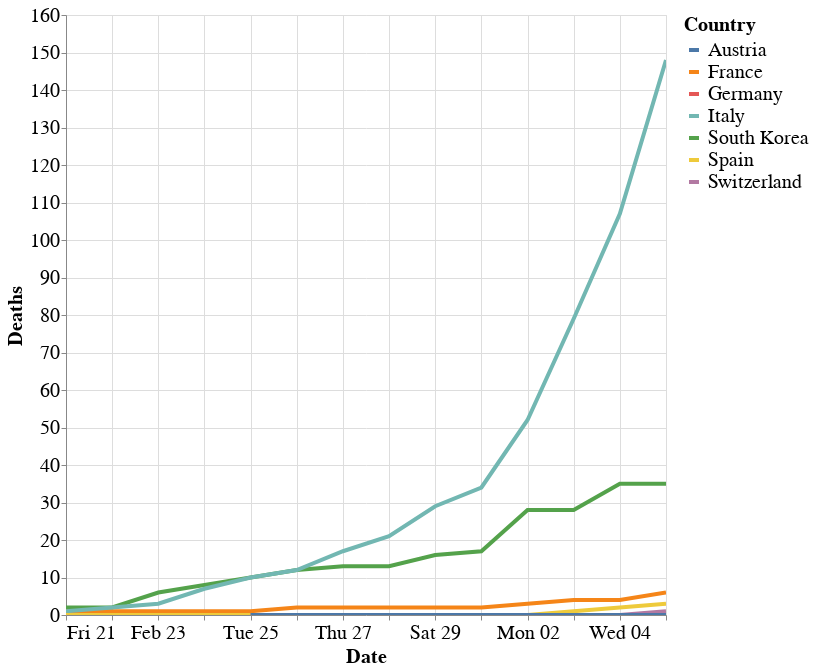

This figure's notebook cell:
### Markdown cell above
## Number of deaths in the same countries

### Code cell
alt.themes.enable('theme_1')
from altair import datum

alt.Chart(df[(df.Country.isin(['Italy', 'Austria', 'France', 'Spain', 'Germany', 'South Korea', 'Switzerland'])) & (df.Date>'2020-02-20')]).mark_line().encode(
    alt.Y('Deaths'),
    x='Date',
    color='Country',
    tooltip=['Country', 'Date', 'Deaths']
).properties(
    height=600,
    width=600
).transform_filter(
    (datum.Confirmed > 0)
).interactive()

### Figure 1 — Vega-Lite specification as saved in the notebook (floating-point values rounded to 4 significant figures)
{"width": 600, "height": 600, "config": {"line": {"strokeWidth": 4}, "style": {"bar": {"size": 20}}, "legend": {"symbolSize": 100, "titleFontSize": 20, "labelFontSize": 20}, "axis": {"titleFontSize": 20, "labelFontSize": 20}}, "data": {"name": "data-9941919edcecfcbedbc0a5103ed1aaa0"}, "mark": "line", "encoding": {"color": {"type": "nominal", "field": "Country"}, "tooltip": [{"type": "nominal", "field": "Country"}, {"type": "temporal", "field": "Date"}, {"type": "quantitative", "field": "Deaths"}], "x": {"type": "temporal", "field": "Date"}, "y": {"type": "quantitative", "field": "Deaths"}}, "selection": {"selector002": {"type": "interval", "bind": "scales", "encodings": ["x", "y"]}}, "transform": [{"filter": "(datum.Confirmed > 0)"}], "$schema": "https://vega.github.io/schema/vega-lite/v4.0.2.json", "datasets": {"data-9941919edcecfcbedbc0a5103ed1aaa0": [{"Date": "2020-02-21T00:00:00", "Country": "South Korea", "Province": null, "Confirmed": 204, "Deaths": 2, "Recovered": 16}, {"Date": "2020-02-21T00:00:00", "Country": "France", "Province": null, "Confirmed": 12, "Deaths": 1, "Recovered": 4}, {"Date": "2020-02-21T00:00:00", "Country": "Germany", "Province": null, "Confirmed": 16, "Deaths": 0, "Recovered": 14}, {"Date": "2020-02-21T00:00:00", "Country": "Italy", "Province": null, "Confirmed": 20, "Deaths": 1, "Recovered": 0}, {"Date": "2020-02-21T00:00:00", "Country": "Spain", "Province": null, "Confirmed": 2, "Deaths": 0, "Recovered": 2}, {"Date": "2020-02-21T00:00:00", "Country": "Switzerland", "Province": null, "Confirmed": 0, "Deaths": 0, "Recovered": 0}, {"Date": "2020-02-21T00:00:00", "Country": "Austria", "Province": null, "Confirmed": 0, "Deaths": 0, "Recovered": 0}, {"Date": "2020-02-22T00:00:00", "Country": "South Korea", "Province": null, "Confirmed": 433, "Deaths": 2, "Recovered": 16}, {"Date": "2020-02-22T00:00:00", "Country": "France", "Province": null, "Confirmed": 12, "Deaths": 1, "Recovered": 4}, {"Date": "2020-02-22T00:00:00", "Country": "Germany", "Province": null, "Confirmed": 16, "Deaths": 0, "Recovered": 14}, {"Date": "2020-02-22T00:00:00", "Country": "Italy", "Province": null, "Confirmed": 62, "Deaths": 2, "Recovered": 1}, {"Date": "2020-02-22T00:00:00", "Country": "Spain", "Province": null, "Confirmed": 2, "Deaths": 0, "Recovered": 2}, {"Date": "2020-02-22T00:00:00", "Country": "Switzerland", "Province": null, "Confirmed": 0, "Deaths": 0, "Recovered": 0}, {"Date": "2020-02-22T00:00:00", "Country": "Austria", "Province": null, "Confirmed": 0, "Deaths": 0, "Recovered": 0}, {"Date": "2020-02-23T00:00:00", "Country": "South Korea", "Province": null, "Confirmed": 602, "Deaths": 6, "Recovered": 18}, {"Date": "2020-02-23T00:00:00", "Country": "France", "Province": null, "Confirmed": 12, "Deaths": 1, "Recovered": 4}, {"Date": "2020-02-23T00:00:00", "Country": "Germany", "Province": null, "Confirmed": 16, "Deaths": 0, "Recovered": 14}, {"Date": "2020-02-23T00:00:00", "Country": "Italy", "Province": null, "Confirmed": 155, "Deaths": 3, "Recovered": 2}, {"Date": "2020-02-23T00:00:00", "Country": "Spain", "Province": null, "Confirmed": 2, "Deaths": 0, "Recovered": 2}, {"Date": "2020-02-23T00:00:00", "Country": "Switzerland", "Province": null, "Confirmed": 0, "Deaths": 0, "Recovered": 0}, {"Date": "2020-02-23T00:00:00", "Country": "Austria", "Province": null, "Confirmed": 0, "Deaths": 0, "Recovered": 0}, {"Date": "2020-02-24T00:00:00", "Country": "South Korea", "Province": null, "Confirmed": 833, "Deaths": 8, "Recovered": 18}, {"Date": "2020-02-24T00:00:00", "Country": "France", "Province": null, "Confirmed": 12, "Deaths": 1, "Recovered": 4}, {"Date": "2020-02-24T00:00:00", "Country": "Germany", "Province": null, "Confirmed": 16, "Deaths": 0, "Recovered": 14}, {"Date": "2020-02-24T00:00:00", "Country": "Italy", "Province": null, "Confirmed": 229, "Deaths": 7, "Recovered": 1}, {"Date": "2020-02-24T00:00:00", "Country": "Spain", "Province": null, "Confirmed": 2, "Deaths": 0, "Recovered": 2}, {"Date": "2020-02-24T00:00:00", "Country": "Switzerland", "Province": null, "Confirmed": 0, "Deaths": 0, "Recovered": 0}, {"Date": "2020-02-24T00:00:00", "Country": "Austria", "Province": null, "Confirmed": 0, "Deaths": 0, "Recovered": 0}, {"Date": "2020-02-25T00:00:00", "Country": "South Korea", "Province": null, "Confirmed": 977, "Deaths": 10, "Recovered": 22}, {"Date": "2020-02-25T00:00:00", "Country": "France", "Province": null, "Confirmed": 14, "Deaths": 1, "Recovered": 11}, {"Date": "2020-02-25T00:00:00", "Country": "Germany", "Province": null, "Confirmed": 17, "Deaths": 0, "Recovered": 14}, {"Date": "2020-02-25T00:00:00", "Country": "Italy", "Province": null, "Confirmed": 322, "Deaths": 10, "Recovered": 1}, {"Date": "2020-02-25T00:00:00", "Country": "Spain", "Province": null, "Confirmed": 6, "Deaths": 0, "Recovered": 2}, {"Date": "2020-02-25T00:00:00", "Country": "Switzerland", "Province": null, "Confirmed": 1, "Deaths": 0, "Recovered": 0}, {"Date": "2020-02-25T00:00:00", "Country": "Austria", "Province": null, "Confirmed": 2, "Deaths": 0, "Recovered": 0}, {"Date": "2020-02-26T00:00:00", "Country": "South Korea", "Province": null, "Confirmed": 1261, "Deaths": 12, "Recovered": 22}, {"Date": "2020-02-26T00:00:00", "Country": "France", "Province": null, "Confirmed": 18, "Deaths": 2, "Recovered": 11}, {"Date": "2020-02-26T00:00:00", "Country": "Germany", "Province": null, "Confirmed": 27, "Deaths": 0, "Recovered": 15}, {"Date": "2020-02-26T00:00:00", "Country": "Italy", "Province": null, "Confirmed": 453, "Deaths": 12, "Recovered": 3}, {"Date": "2020-02-26T00:00:00", "Country": "Spain", "Province": null, "Confirmed": 13, "Deaths": 0, "Recovered": 2}, {"Date": "2020-02-26T00:00:00", "Country": "Switzerland", "Province": null, "Confirmed": 1, "Deaths": 0, "Recovered": 0}, {"Date": "2020-02-26T00:00:00", "Country": "Austria", "Province": null, "Confirmed": 2, "Deaths": 0, "Recovered": 0}, {"Date": "2020-02-27T00:00:00", "Country": "South Korea", "Province": null, "Confirmed": 1766, "Deaths": 13, "Recovered": 22}, {"Date": "2020-02-27T00:00:00", "Country": "France", "Province": null, "Confirmed": 38, "Deaths": 2, "Recovered": 11}, {"Date": "2020-02-27T00:00:00", "Country": "Germany", "Province": null, "Confirmed": 46, "Deaths": 0, "Recovered": 16}, {"Date": "2020-02-27T00:00:00", "Country": "Italy", "Province": null, "Confirmed": 655, "Deaths": 17, "Recovered": 45}, {"Date": "2020-02-27T00:00:00", "Country": "Spain", "Province": null, "Confirmed": 15, "Deaths": 0, "Recovered": 2}, {"Date": "2020-02-27T00:00:00", "Country": "Switzerland", "Province": null, "Confirmed": 8, "Deaths": 0, "Recovered": 0}, {"Date": "2020-02-27T00:00:00", "Country": "Austria", "Province": null, "Confirmed": 3, "Deaths": 0, "Recovered": 0}, {"Date": "2020-02-28T00:00:00", "Country": "South Korea", "Province": null, "Confirmed": 2337, "Deaths": 13, "Recovered": 22}, {"Date": "2020-02-28T00:00:00", "Country": "France", "Province": null, "Confirmed": 57, "Deaths": 2, "Recovered": 11}, {"Date": "2020-02-28T00:00:00", "Country": "Germany", "Province": null, "Confirmed": 48, "Deaths": 0, "Recovered": 16}, {"Date": "2020-02-28T00:00:00", "Country": "Italy", "Province": null, "Confirmed": 888, "Deaths": 21, "Recovered": 46}, {"Date": "2020-02-28T00:00:00", "Country": "Spain", "Province": null, "Confirmed": 32, "Deaths": 0, "Recovered": 2}, {"Date": "2020-02-28T00:00:00", "Country": "Switzerland", "Province": null, "Confirmed": 8, "Deaths": 0, "Recovered": 0}, {"Date": "2020-02-28T00:00:00", "Country": "Austria", "Province": null, "Confirmed": 3, "Deaths": 0, "Recovered": 0}, {"Date": "2020-02-29T00:00:00", "Country": "South Korea", "Province": null, "Confirmed": 3150, "Deaths": 16, "Recovered": 27}, {"Date": "2020-02-29T00:00:00", "Country": "France", "Province": null, "Confirmed": 100, "Deaths": 2, "Recovered": 12}, {"Date": "2020-02-29T00:00:00", "Country": "Germany", "Province": null, "Confirmed": 79, "Deaths": 0, "Recovered": 16}, {"Date": "2020-02-29T00:00:00", "Country": "Italy", "Province": null, "Confirmed": 1128, "Deaths": 29, "Recovered": 46}, {"Date": "2020-02-29T00:00:00", "Country": "Spain", "Province": null, "Confirmed": 45, "Deaths": 0, "Recovered": 2}, {"Date": "2020-02-29T00:00:00", "Country": "Switzerland", "Province": null, "Confirmed": 18, "Deaths": 0, "Recovered": 0}, {"Date": "2020-02-29T00:00:00", "Country": "Austria", "Province": null, "Confirmed": 9, "Deaths": 0, "Recovered": 0}, {"Date": "2020-03-01T00:00:00", "Country": "South Korea", "Province": null, "Confirmed": 3736, "Deaths": 17, "Recovered": 30}, {"Date": "2020-03-01T00:00:00", "Country": "France", "Province": null, "Confirmed": 130, "Deaths": 2, "Recovered": 12}, {"Date": "2020-03-01T00:00:00", "Country": "Germany", "Province": null, "Confirmed": 130, "Deaths": 0, "Recovered": 16}, {"Date": "2020-03-01T00:00:00", "Country": "Italy", "Province": null, "Confirmed": 1694, "Deaths": 34, "Recovered": 83}, {"Date": "2020-03-01T00:00:00", "Country": "Spain", "Province": null, "Confirmed": 84, "Deaths": 0, "Recovered": 2}, {"Date": "2020-03-01T00:00:00", "Country": "Switzerland", "Province": null, "Confirmed": 27, "Deaths": 0, "Recovered": 0}, {"Date": "2020-03-01T00:00:00", "Country": "Austria", "Province": null, "Confirmed": 14, "Deaths": 0, "Recovered": 0}, {"Date": "2020-03-02T00:00:00", "Country": "South Korea", "Province": null, "Confirmed": 4335, "Deaths": 28, "Recovered": 30}, {"Date": "2020-03-02T00:00:00", "Country": "France", "Province": null, "Confirmed": 191, "Deaths": 3, "Recovered": 12}, {"Date": "2020-03-02T00:00:00", "Country": "Germany", "Province": null, "Confirmed": 159, "Deaths": 0, "Recovered": 16}, {"Date": "2020-03-02T00:00:00", "Country": "Italy", "Province": null, "Confirmed": 2036, "Deaths": 52, "Recovered": 149}, {"Date": "2020-03-02T00:00:00", "Country": "Spain", "Province": null, "Confirmed": 120, "Deaths": 0, "Recovered": 2}, {"Date": "2020-03-02T00:00:00", "Country": "Switzerland", "Province": null, "Confirmed": 42, "Deaths": 0, "Recovered": 0}, {"Date": "2020-03-02T00:00:00", "Country": "Austria", "Province": null, "Confirmed": 18, "Deaths": 0, "Recovered": 0}, {"Date": "2020-03-03T00:00:00", "Country": "South Korea", "Province": null, "Confirmed": 5186, "Deaths": 28, "Recovered": 30}, {"Date": "2020-03-03T00:00:00", "Country": "France", "Province": null, "Confirmed": 204, "Deaths": 4, "Recovered": 12}, {"Date": "2020-03-03T00:00:00", "Country": "Germany", "Province": null, "Confirmed": 196, "Deaths": 0, "Recovered": 16}, {"Date": "2020-03-03T00:00:00", "Country": "Italy", "Province": null, "Confirmed": 2502, "Deaths": 79, "Recovered": 160}, {"Date": "2020-03-03T00:00:00", "Country": "Spain", "Province": null, "Confirmed": 165, "Deaths": 1, "Recovered": 2}, {"Date": "2020-03-03T00:00:00", "Country": "Switzerland", "Province": null, "Confirmed": 56, "Deaths": 0, "Recovered": 2}, {"Date": "2020-03-03T00:00:00", "Country": "Austria", "Province": null, "Confirmed": 21, "Deaths": 0, "Recovered": 0}, {"Date": "2020-03-04T00:00:00", "Country": "South Korea", "Province": null, "Confirmed": 5621, "Deaths": 35, "Recovered": 41}, {"Date": "2020-03-04T00:00:00", "Country": "France", "Province": null, "Confirmed": 285, "Deaths": 4, "Recovered": 12}, {"Date": "2020-03-04T00:00:00", "Country": "Germany", "Province": null, "Confirmed": 262, "Deaths": 0, "Recovered": 16}, {"Date": "2020-03-04T00:00:00", "Country": "Italy", "Province": null, "Confirmed": 3089, "Deaths": 107, "Recovered": 276}, {"Date": "2020-03-04T00:00:00", "Country": "Spain", "Province": null, "Confirmed": 222, "Deaths": 2, "Recovered": 2}, {"Date": "2020-03-04T00:00:00", "Country": "Switzerland", "Province": null, "Confirmed": 90, "Deaths": 0, "Recovered": 3}, {"Date": "2020-03-04T00:00:00", "Country": "Austria", "Province": null, "Confirmed": 29, "Deaths": 0, "Recovered": 0}, {"Date": "2020-03-05T00:00:00", "Country": "South Korea", "Province": null, "Confirmed": 6088, "Deaths": 35, "Recovered": 41}, {"Date": "2020-03-05T00:00:00", "Country": "France", "Province": null, "Confirmed": 377, "Deaths": 6, "Recovered": 12}, {"Date": "2020-03-05T00:00:00", "Country": "Germany", "Province": null, "Confirmed": 482, "Deaths": 0, "Recovered": 16}, {"Date": "2020-03-05T00:00:00", "Country": "Italy", "Province": null, "Confirmed": 3858, "Deaths": 148, "Recovered": 414}, {"Date": "2020-03-05T00:00:00", "Country": "Spain", "Province": null, "Confirmed": 259, "Deaths": 3, "Recovered": 2}, {"Date": "2020-03-05T00:00:00", "Country": "Switzerland", "Province": null, "Confirmed": 114, "Deaths": 1, "Recovered": 3}, {"Date": "2020-03-05T00:00:00", "Country": "Austria", "Province": null, "Confirmed": 41, "Deaths": 0, "Recovered": 0}]}}
